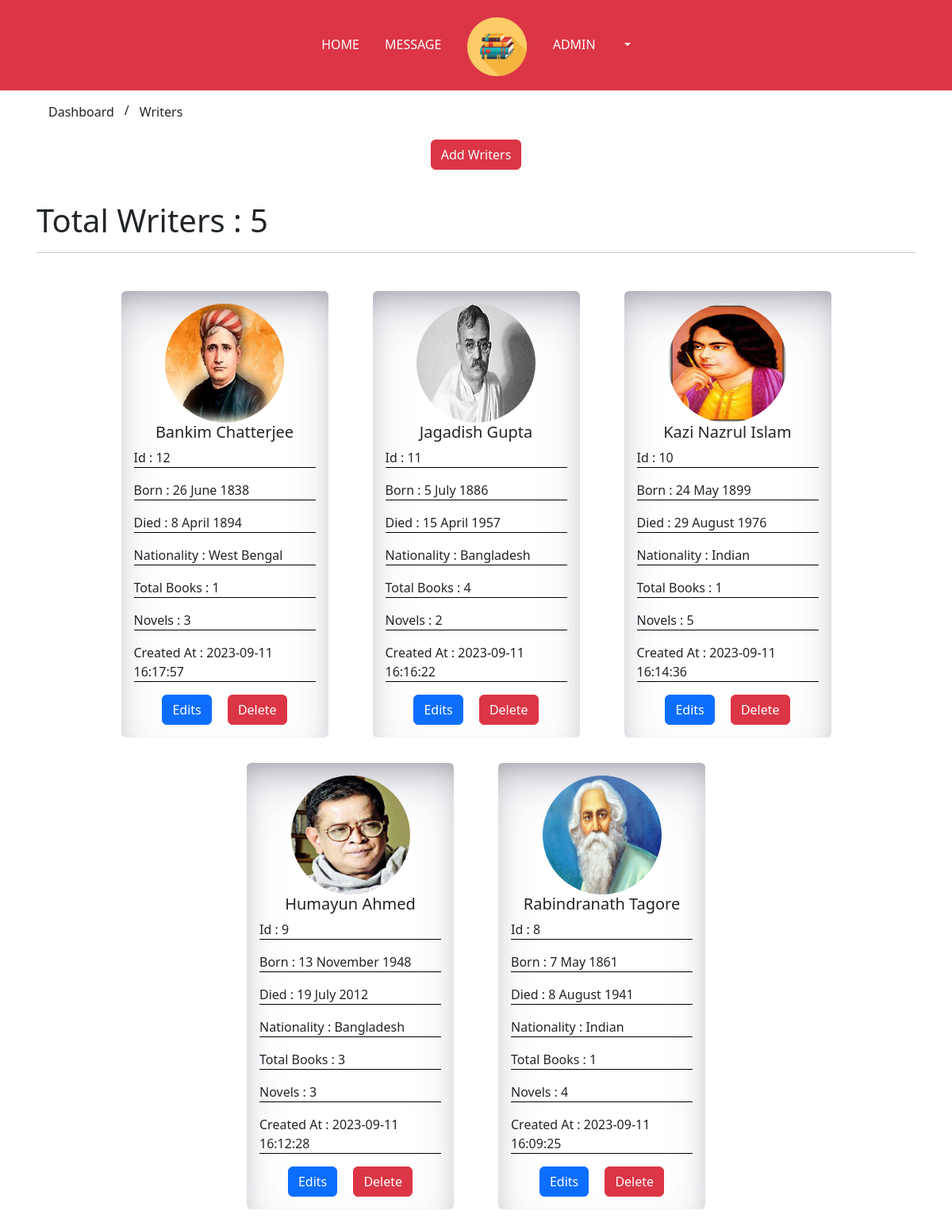
/Admin/writers.php (signed in), run on the app's committed database.
### tables this page shows
CREATE TABLE `writers` (
  `id` int(11) NOT NULL,
  `name` varchar(128) NOT NULL,
  `born` varchar(128) NOT NULL,
  `died` varchar(128) NOT NULL,
  `nationality` varchar(128) NOT NULL,
  `total_books` varchar(128) NOT NULL,
  `novels` varchar(128) NOT NULL,
  `image` varchar(128) NOT NULL,
  `created_at` timestamp NOT NULL DEFAULT current_timestamp()
);

### Admin/writers.php (the view, shortened to what this page needs)
<?php
require "../Include/databaseConn.php";
$total = "select count(*) as total from writers where 1";
$totalresult = $conn->query($total);
$totalwriters = $totalresult->fetch_assoc();
?>
<!DOCTYPE html>
<html lang="en">
<head>
    <link rel="stylesheet" href="https://cdn.jsdelivr.net/npm/bootstrap-icons@1.10.5/font/bootstrap-icons.css">
    <link rel="stylesheet" href="../Assets/Css/bootstrap.min.css">
    <link rel="stylesheet" href="../Assets/Css/style.css">
</head>
<body>
    <?php include "Templete/navbar.php"; ?>
    <div class="ms-5 mt-2">
        <a class="btn" href="index.php">Dashboard</a>/<a class="btn" href="writers.php">Writers</a>
    </div>
    <div class="text-center mt-3">
        <button class="btn btn-danger" id="togglebox1">Add Writers</button>
    </div>
    <div class="container" id="box1">
        <div class="row">
            <div class="col-lg-12 p-3">
                <h1> <i class="fa fa-tachometer" aria-hidden="true"></i> Total Writers : <?= $totalwriters['total'] ?></h1>
                <hr />
            </div>
        </div>
        <div class="row d-flex justify-content-center">
            <?php
            $quary_1 = "SELECT * FROM writers WHERE  1 order by created_at desc";
            $result_1 = $conn->query($quary_1);
            while ($row = $result_1->fetch_assoc()) {
                echo '<div class="col-lg-3 col-md-4 col-sm-12 m-3"><a href="" class="text-decoration-none text-dark">
                <div class="card p-3" style="width: 100%; border: none; box-shadow: rgba(50, 50, 93, 0.25) 0px 30px 60px -12px inset, rgba(0, 0, 0, 0.3) 0px 18px 36px -18px inset; padding-top: 8px;">
                    <div class="text-center">
                        <img src="Assets/Images/' . $row['image'] . '" class="card-img-top" alt="Loading.." style=" width: 150px;height: 150px;overflow: hidden; border-radius: 50%;">
                    </div>
                    <div class="">
                        <h5 class="card-title text-center">' . $row['name'] . '</h5>
                        <p class="card-text" style="border-bottom: 1px solid black;">Id : ' . $row['id'] . '</p>
                        <p class="card-text" style="border-bottom: 1px solid black;">Born : ' . $row['born'] . '</p>
                        <p class="card-text" style="border-bottom: 1px solid black;">Died : ' . $row['died'] . '</p>
                        <p class="card-text" style="border-bottom: 1px solid black;">Nationality : ' . $row['nationality'] . '</p>
                        <p class="card-text" style="border-bottom: 1px solid black;">Total Books : ' . $row['total_books'] . '</p>
                        <p class="card-text" style="border-bottom: 1px solid black;">Novels : ' . $row['novels'] . '</p>
                        <p class="card-text" style="border-bottom: 1px solid black;">Created At : ' . $row['created_at'] . '</p>
                    </div></a>
                    <div class="text-center pt-3">
                        <a href="Include/editWriters.php?wrid=' . $row['id'] . '" class="card-link btn btn-primary">Edits</a>
                        <a href="Include/delete.php?wrid=' . $row['id'] . '" onclick=\'return confirm("Are you sure want to delete this?");\' class="card-link btn btn-danger">Delete</a>
                    </div>
                </div>
            </div>';
            };
            ?>
</body>
</html>

### data on the page
writers: image (picture), name "Bankim Chatterjee", id "12", born "26 June 1838", died "8 April 1894", nationality "West Bengal", total_books "1", novels "3", created_at "2023-09-11 16:17:57"
writers: image (picture), name "Jagadish Gupta", id "11", born "5 July 1886", died "15 April 1957", nationality "Bangladesh", total_books "4", novels "2", created_at "2023-09-11 16:16:22"
writers: image (picture), name "Kazi Nazrul Islam", id "10", born "24 May 1899", died "29 August 1976", nationality "Indian", total_books "1", novels "5", created_at "2023-09-11 16:14:36"
writers: image (picture), name "Humayun Ahmed", id "9", born "13 November 1948", died "19 July 2012", nationality "Bangladesh", total_books "3", novels "3", created_at "2023-09-11 16:12:28"
writers: image (picture), name "Rabindranath Tagore", id "8", born "7 May 1861", died "8 August 1941", nationality "Indian", total_books "1", novels "4", created_at "2023-09-11 16:09:25"

### other printed values
$totalwriters['total'] "5"
